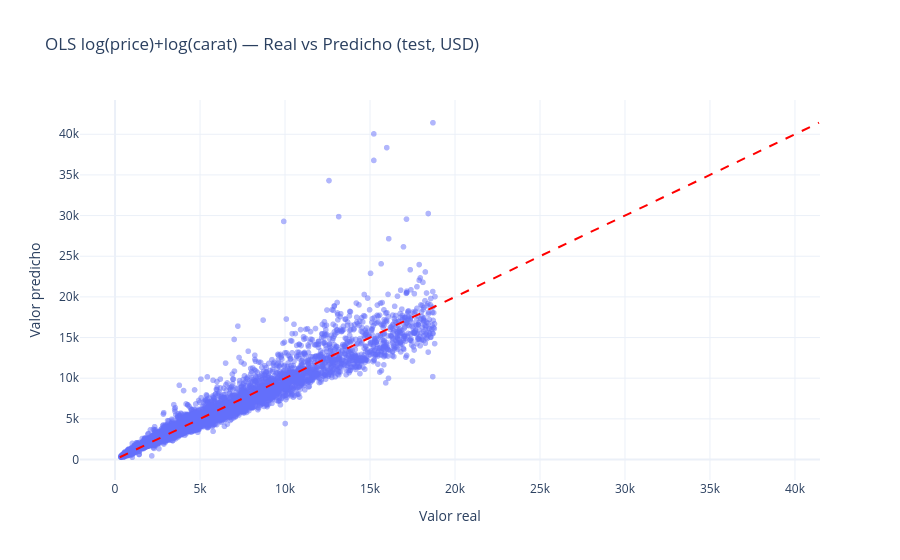
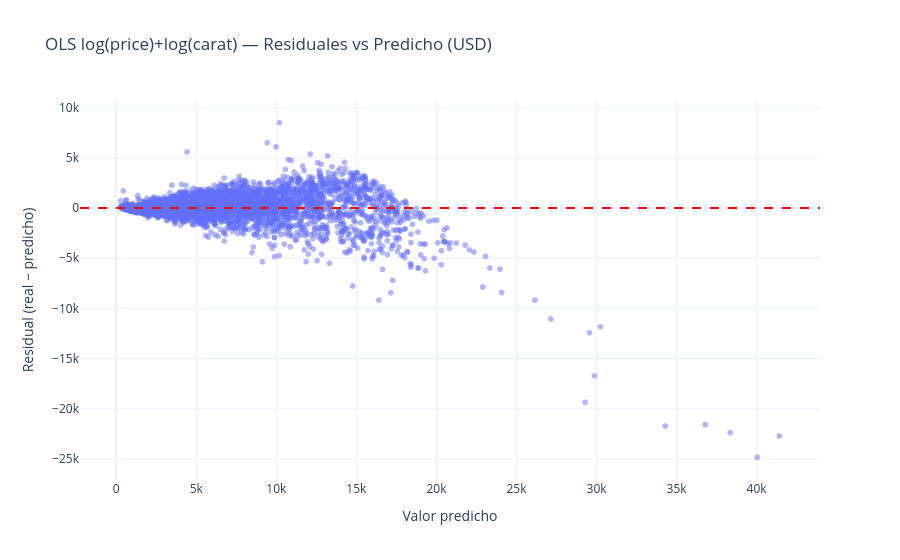

Write notebook code for charts like these, in order.
### Code cell
# Real vs predicho y residuales del modelo log (en USD)
plot_actual_vs_predicted(y_test, y_pred_usd, title='OLS log(price)+log(carat) — Real vs Predicho (test, USD)')
plot_residuals(y_test, y_pred_usd, title='OLS log(price)+log(carat) — Residuales vs Predicho (USD)')

### Figure 1 — Plotly figure (JSON) as saved in the notebook; plotly's stock layout.template omitted (floating-point values rounded to 4 significant figures; data arrays with more than 128 entries replaced by an {"elided": "..."} marker saying what was removed)
{"data": [{"hovertemplate": "Valor real=%{x}<br>Valor predicho=%{y}<extra></extra>", "legendgroup": "", "marker": {"color": "#636efa", "opacity": 0.5, "symbol": "circle"}, "mode": "markers", "name": "", "showlegend": false, "type": "scattergl", "x": {"elided": "10788 int values"}, "xaxis": "x", "y": {"elided": "10788 float values"}, "yaxis": "y"}], "layout": {"legend": {"tracegroupgap": 0}, "shapes": [{"line": {"color": "red", "dash": "dash"}, "type": "line", "x0": 280.8, "x1": 41410.0, "y0": 280.8, "y1": 41410.0}], "title": {"text": "OLS log(price)+log(carat) — Real vs Predicho (test, USD)"}, "xaxis": {"anchor": "y", "domain": [0.0, 1.0], "title": {"text": "Valor real"}}, "yaxis": {"anchor": "x", "domain": [0.0, 1.0], "title": {"text": "Valor predicho"}}}}

### Figure 2 — Plotly figure (JSON) as saved in the notebook; plotly's stock layout.template omitted (floating-point values rounded to 4 significant figures; data arrays with more than 128 entries replaced by an {"elided": "..."} marker saying what was removed)
{"data": [{"hovertemplate": "Valor predicho=%{x}<br>Residual (real − predicho)=%{y}<extra></extra>", "legendgroup": "", "marker": {"color": "#636efa", "opacity": 0.5, "symbol": "circle"}, "mode": "markers", "name": "", "showlegend": false, "type": "scattergl", "x": {"elided": "10788 float values"}, "xaxis": "x", "y": {"elided": "10788 float values"}, "yaxis": "y"}], "layout": {"legend": {"tracegroupgap": 0}, "shapes": [{"line": {"color": "red", "dash": "dash"}, "type": "line", "x0": 0, "x1": 1, "xref": "x domain", "y0": 0, "y1": 0, "yref": "y"}], "title": {"text": "OLS log(price)+log(carat) — Residuales vs Predicho (USD)"}, "xaxis": {"anchor": "y", "domain": [0.0, 1.0], "title": {"text": "Valor predicho"}}, "yaxis": {"anchor": "x", "domain": [0.0, 1.0], "title": {"text": "Residual (real − predicho)"}}}}
